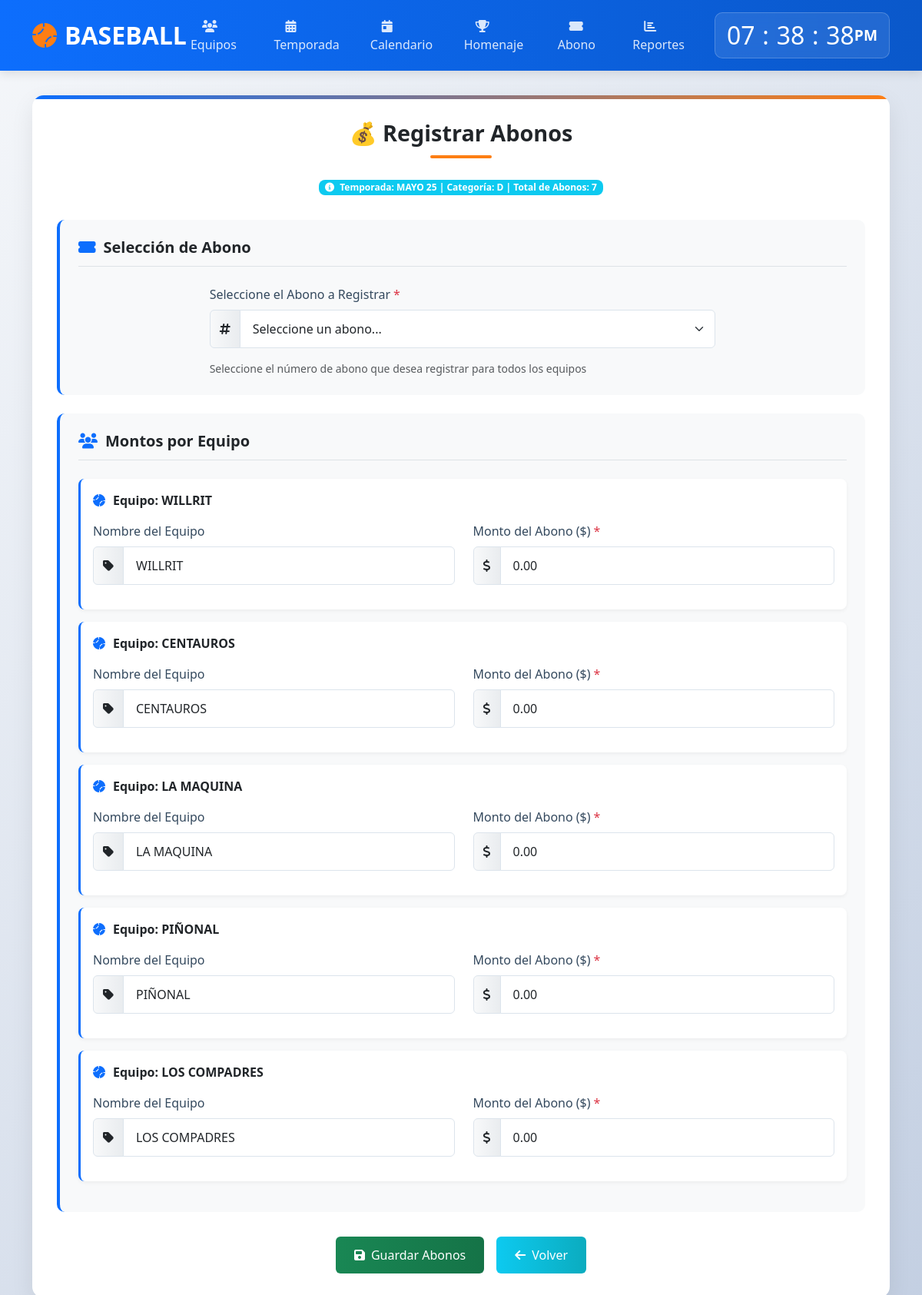
Screenshot of /modulos/abonos/abonar.php?idn=3&id=15&cat=D with the database file from the repository.
### tables this page shows
CREATE TABLE `temporada` (
  `id_temp` int(100) NOT NULL,
  `name_temp` text NOT NULL,
  `categoria` varchar(1) NOT NULL,
  `partidas` int(100) NOT NULL,
  `innings` int(10) NOT NULL,
  `valor` decimal(10,2) NOT NULL,
  `nequipos` int(10) NOT NULL,
  `activo` int(1) DEFAULT NULL
);

CREATE TABLE `abonos` (
  `id_abn` int(100) NOT NULL,
  `id_temp` int(100) NOT NULL,
  `categoria` varchar(1) NOT NULL,
  `ncantidad` int(100) NOT NULL,
  `prize_four` varchar(1) DEFAULT NULL,
  `cant_four` int(100) DEFAULT NULL,
  `prize_once` int(1) DEFAULT NULL,
  `cant_once` int(100) DEFAULT NULL,
  `prize_second` int(1) DEFAULT NULL,
  `cant_second` int(100) DEFAULT NULL,
  `prize_third` int(1) DEFAULT NULL,
  `cant_third` int(100) DEFAULT NULL
);

CREATE TABLE `tab_clasf` (
  `id_tab` int(100) NOT NULL,
  `id_temp` int(100) NOT NULL,
  `id_team` int(100) NOT NULL,
  `name_team` varchar(50) NOT NULL,
  `categoria` varchar(1) NOT NULL,
  `jj` int(100) DEFAULT NULL,
  `jg` int(100) DEFAULT NULL,
  `jp` int(100) DEFAULT NULL,
  `je` int(100) DEFAULT NULL,
  `avg` int(10) DEFAULT NULL,
  `ca` int(100) DEFAULT NULL,
  `ce` int(100) DEFAULT NULL,
  `dif` int(100) DEFAULT NULL
);

### modulos/abonos/abonar.php (the view, shortened to what this page needs)
<?php
$con = conectar();
$idn = isset($_REQUEST['idn']) ? intval($_REQUEST['idn']) : 0;
$id = isset($_REQUEST['id']) ? intval($_REQUEST['id']) : 0;
$cat = isset($_REQUEST['cat']) ? mysqli_real_escape_string($con, $_REQUEST['cat']) : '';
$revisar = "SELECT * FROM abonos WHERE id_abn = $idn AND categoria LIKE '%$cat%'";
$query = mysqli_query($con, $revisar);
$data = mysqli_fetch_array($query);
$nabono = $data['ncantidad'];
$revisar_temp = "SELECT * FROM temporada WHERE id_temp = $id";
$ryque_temp = mysqli_query($con, $revisar_temp);
$datatp = mysqli_fetch_array($ryque_temp);
?>
<!DOCTYPE html>
<html lang="es">
<head>
    <link href="https://cdn.jsdelivr.net/npm/bootstrap@5.3.0/dist/css/bootstrap.min.css" rel="stylesheet">
    <link rel="stylesheet" href="https://cdnjs.cloudflare.com/ajax/libs/font-awesome/6.4.0/css/all.min.css">
</head>
<body>
    <header class="header">
        <div class="container">
            <div class="d-flex justify-content-between align-items-center">
                <a href="../../" class="logo">
                    <i class="fas fa-baseball-ball"></i>BASEBALL
                </a>
                <ul class="navigation">
                    <li><a href="../equipos/"><i class="fas fa-users"></i> Equipos</a></li>
                    <li><a href="../juego/"><i class="fas fa-calendar-alt"></i> Temporada</a></li>
                    <li><a href="../calendario/"><i class="fas fa-calendar-day"></i> Calendario</a></li>
                    <li><a href="../homenaje/homenaje.php"><i class="fas fa-trophy"></i> Homenaje</a></li>
                    <li><a href="../abonos/"><i class="fas fa-ticket-alt"></i> Abono</a></li>
                    <li><a href="../reporte/reporte.php"><i class="fas fa-chart-bar"></i> Reportes</a></li>
                </ul>
                <div class="clock-container">
                    <div class="clock">
                        <h2 id="hour">00</h2><h2 class="dot">:</h2>
                        <h2 id="minute">00</h2><h2 class="dot">:</h2>
                        <h2 id="seconds">00</h2><span id="ampm">AM</span>
                    </div>
                </div>
            </div>
        </div>
    </header>
    <main class="main-content">
        <div class="container">
            <div class="content-container">
                <h1 class="page-title">💰 Registrar Abonos</h1>
                <div class="text-center mb-4">
                    <div class="info-badge mb-2">
                        <i class="fas fa-info-circle me-1"></i>
                        Temporada: <?php echo htmlspecialchars($datatp['name_temp']); ?>
                        | Categoría: <?php echo htmlspecialchars($cat); ?>
                        | Total de Abonos: <?php echo $nabono; ?>
                    </div>
                </div>
                <form method="POST" action="abnctr.php">
                    <div class="form-section">
                        <h5 class="section-title"><i class="fas fa-ticket-alt"></i> Selección de Abono</h5>
                        <div class="row">
                            <div class="col-md-8 mx-auto">
                                <label class="form-label required-field">Seleccione el Abono a Registrar</label>
                                <div class="input-group">
                                    <span class="input-group-text"><i class="fas fa-hashtag"></i></span>
                                    <select class="form-select" id="abono" name="abono" required>
                                        <option value="">Seleccione un abono...</option>
                                    </select>
                                </div>
                                <div class="form-text">Seleccione el número de abono que desea registrar para todos los equipos</div>
                            </div>
                        </div>
                    </div>
                    <div class="form-section">
                        <h5 class="section-title"><i class="fas fa-users"></i> Montos por Equipo</h5>
                        <?php
                        $deftra = "SELECT * FROM tab_clasf WHERE id_temp = $id AND categoria LIKE '%$cat%'";
                        $ryque = mysqli_query($con, $deftra);
                        $nunum = mysqli_num_rows($ryque);
                        if ($nunum >= 1) {
                            while ($bdata = mysqli_fetch_array($ryque)) {
                        ?>
                        <div class="team-row">
                            <div class="team-header">
                                <i class="fas fa-baseball-ball"></i> Equipo: <?php echo htmlspecialchars($bdata['name_team']); ?>
                            </div>
                            <div class="row align-items-center">
                                <div class="col-md-6">
                                    <label class="form-label">Nombre del Equipo</label>
                                    <div class="input-group">
                                        <span class="input-group-text"><i class="fas fa-tag"></i></span>
                                        <input type="text" class="form-control" value="<?php echo htmlspecialchars($bdata['name_team']); ?>" readonly>
                                    </div>
                                </div>
                                <div class="col-md-6">
                                    <label class="form-label required-field">Monto del Abono ($)</label>
                                    <div class="input-group">
                                        <span class="input-group-text"><i class="fas fa-dollar-sign"></i></span>
                                        <input type="number" class="form-control" name="monto[]" min="0" step="0.01" value="0.00" required>
                                    </div>
                                </div>
                            </div>
                        </div>
                        <?php
                            }
                        } else {
                            echo '<div class="alert alert-info text-center"><i class="fas fa-exclamation-circle me-2"></i>No hay equipos registrados para esta temporada y categoría</div>';
                        }
                        ?>
                    </div>
                    <div class="btn-container">
                        <button type="submit" class="btn btn-success" data-bs-toggle="tooltip" data-bs-placement="top" title="Guardar todos los abonos">
                            <i class="fas fa-save me-2"></i>Guardar Abonos
                        </button>
                        <a href="list.php?id=<?php echo $id; ?>&idn=<?php echo $idn; ?>&cat=<?php echo urlencode($cat); ?>" class="btn btn-info" data-bs-toggle="tooltip" data-bs-placement="top" title="Volver al listado de abonos">
                            <i class="fas fa-arrow-left me-2"></i>Volver
                        </a>
                    </div>
                </form>
            </div>
        </div>
    </main>
</body>
</html>

### modulos/abonos/abonar.php (style rules this page uses)
:root { --primary-color: #0d6efd; --secondary-color: #fd7e14; --dark-color: #212529; --light-color: #f8f9fa; --success-color: #198754; --danger-color: #dc3545; --warning-color: #ffc107; --info-color: #0dcaf0; }
body { font-family: 'Segoe UI', Tahoma, Geneva, Verdana, sans-serif; background: linear-gradient(135deg, #f5f7fa 0%, #c3cfe2 100%); min-height: 100vh; margin: 0; padding: 0; color: #333; }
.header { background: linear-gradient(90deg, var(--primary-color) 0%, #0a58ca 100%); color: white; padding: 1rem 0; box-shadow: 0 4px 12px rgba(0, 0, 0, 0.1); position: sticky; top: 0; z-index: 1000; }
.logo { font-size: 2rem; font-weight: 700; color: white; text-decoration: none; display: flex; align-items: center; }
.logo i { margin-right: 10px; color: var(--secondary-color); transition: transform 0.3s; }
.navigation { display: flex; list-style: none; margin: 0; padding: 0; }
.navigation li { margin: 0 5px; }
.navigation a { color: rgba(255, 255, 255, 0.85); text-decoration: none; padding: 10px 15px; border-radius: 6px; transition: all 0.3s; font-weight: 500; }
.clock-container { background: rgba(255, 255, 255, 0.1); border-radius: 10px; padding: 10px 15px; backdrop-filter: blur(10px); border: 1px solid rgba(255, 255, 255, 0.2); }
.clock { display: flex; align-items: center; color: white; font-size: 1.2rem; font-weight: 600; }
.clock h2 { margin: 0; min-width: 28px; text-align: center; }
.dot { margin: 0 5px; }
.main-content { padding: 2rem 0; }
.content-container { background: white; border-radius: 15px; box-shadow: 0 10px 30px rgba(0, 0, 0, 0.08); padding: 2rem; position: relative; overflow: hidden; margin: 0 auto; }
.content-container::before { content: ''; position: absolute; top: 0; left: 0; width: 100%; height: 5px; background: linear-gradient(90deg, var(--primary-color) 0%, var(--secondary-color) 100%); }
.page-title { font-size: 1.8rem; font-weight: 700; color: var(--dark-color); margin-bottom: 1.5rem; position: relative; padding-bottom: 15px; text-align: center; }
.page-title::after { content: ''; position: absolute; bottom: 0; left: 50%; transform: translateX(-50%); width: 80px; height: 4px; background: var(--secondary-color); border-radius: 2px; }
.form-section { background-color: #f8f9fa; border-radius: 10px; padding: 1.5rem; margin-bottom: 1.5rem; border-left: 4px solid var(--primary-color); transition: all 0.3s; }
.section-title { color: var(--dark-color); margin-bottom: 1.5rem; padding-bottom: 0.75rem; border-bottom: 1px solid #dee2e6; font-weight: 600; display: flex; align-items: center; }
.section-title i { margin-right: 10px; color: var(--primary-color); }
.form-label { font-weight: 500; color: #34495e; margin-bottom: 0.5rem; }
.required-field::after { content: "*"; color: var(--danger-color); margin-left: 4px; }
.form-control, .form-select { border-radius: 6px; padding: 0.75rem 1rem; border: 1px solid #dce4ec; transition: all 0.3s; }
.btn { border-radius: 6px; font-weight: 500; padding: 0.75rem 1.5rem; transition: all 0.3s; }
.btn-success { background: linear-gradient(90deg, var(--success-color) 0%, #157347 100%); border: none; color: white; }
.btn-info { background: linear-gradient(90deg, var(--info-color) 0%, #0bacbf 100%); border: none; color: white; }
.btn-container { display: flex; gap: 1rem; justify-content: center; margin-top: 2rem; }
.input-group { margin-bottom: 1rem; }
.input-group-text { background: linear-gradient(90deg, #f8f9fa 0%, #e9ecef 100%); border: 1px solid #dce4ec; font-weight: 500; }
.team-row { background-color: #fff; border-radius: 8px; padding: 1rem; margin-bottom: 1rem; box-shadow: 0 2px 5px rgba(0, 0, 0, 0.05); border-left: 3px solid var(--primary-color); transition: all 0.3s; }
.team-header { font-weight: 600; color: var(--dark-color); margin-bottom: 1rem; display: flex; align-items: center; }
.team-header i { margin-right: 10px; color: var(--primary-color); }
.info-badge { display: inline-block; padding: 0.35em 0.65em; font-size: 0.75em; font-weight: 700; line-height: 1; text-align: center; white-space: nowrap; vertical-align: baseline; border-radius: 0.5rem; background-color: var(--info-color); color: white; }

### rows the page displays
temporada: name_temp "MAYO 25"
abonos: ncantidad "7"
tab_clasf: name_team "WILLRIT"
tab_clasf: name_team "CENTAUROS"
tab_clasf: name_team "LA MAQUINA"
tab_clasf: name_team "PIÑONAL"
tab_clasf: name_team "LOS COMPADRES"

### other values shown
$cat "D"
